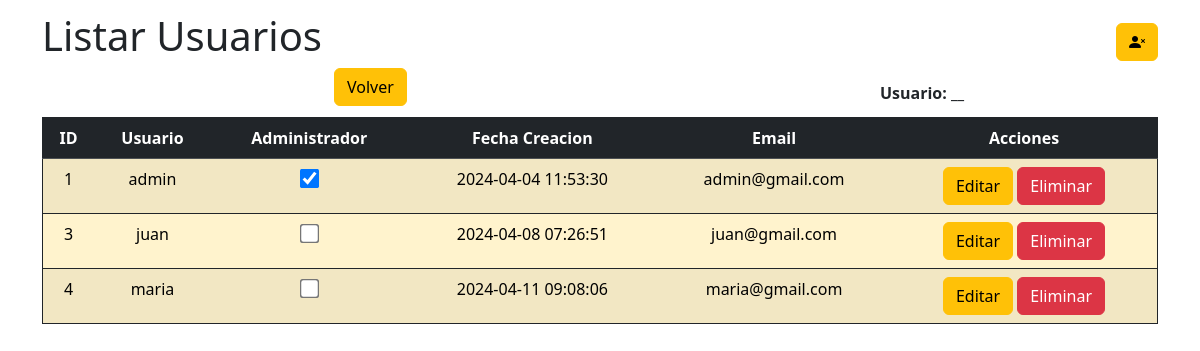
/listar_usuarios.php, run on the app's committed database.
### tables this page shows
CREATE TABLE `usuario` (
  `Id` int(10) NOT NULL AUTO_INCREMENT,
  `Usuario` varchar(50) DEFAULT NULL,
  `Pass` varchar(100) DEFAULT NULL,
  `Administrador` tinyint(1) DEFAULT NULL,
  `Fecha_Creacion` timestamp NOT NULL DEFAULT current_timestamp(),
  `Email` varchar(50) DEFAULT NULL,
  PRIMARY KEY (`Id`)
);

### funcionesUsuario.php (called while the page is built, shortened)
<?php
function get_Todos_Usuarios(){
    $conexion_Establecida = crear_Conexion();
    $query = "select * from usuario";
    $resul_query = $conexion_Establecida->query($query);
    if (!$resul_query) {
        echo "Error al ejecutar la consulta " . $conexion_Establecida->error;
    } else {
        return $resul_query;
    }
}
function crear_Conexion()
{
    $host = "localhost";
    $db_name = "Tarea_Agenda";
    $username = "root";
    $password = "";
    $conexion = new mysqli($host, $username, $password, $db_name);
    return $conexion;
}
?>

### listar_usuarios.php (the view, shortened to what this page needs)
<?php
$lista_Usuario = get_Todos_Usuarios();
$user = "__";
?>
<!Doctype html>
<html lang="es">
<head>
    <link rel="stylesheet" href="style.css">
    <link href="https://cdn.jsdelivr.net/npm/bootstrap@5.3.3/dist/css/bootstrap.min.css" rel="stylesheet">
    <link rel="stylesheet" href="https://cdn.jsdelivr.net/npm/bootstrap-icons@1.11.3/font/bootstrap-icons.min.css">
</head>
<body>
    <div class="container" id="cntr_cabecera_user">
        <div class="container" id="cntr_cabecera">
            <h1>Listar Usuarios</h1>
            <a href="tareas.php?logout=true" class='btn btn-warning' title="Cerrar Sesión"><i class="bi bi-person-x-fill"></i></a>
        </div>
        <div class="container" id="ctnr_crearTarea">
            <a href="listar_tareas.php" class='btn btn-warning' title="VolVer atrás">Volver</a>
        </div>
        <div class="container" id="ctnr_Label_Usuario">
            <label><strong> Usuario: <?php echo $user ?></strong></label>
        </div>
    </div>
    <div class="container" id="tablalibross">
        <table class="table table-warning table-striped border border-dark">
            <thead>
                <tr class="table-dark">
                    <th>ID</th>
                    <th>Usuario</th>
                    <th>Administrador</th>
                    <th>Fecha Creacion</th>
                    <th>Email</th>
                    <th>Acciones</th>
                </tr>
            </thead>
            <tbody>
                <?php
                while ($row = mysqli_fetch_array($lista_Usuario)) {
                    $id = $row["Id"];
                    echo "<tr class='tarea' data-id='$id'> ";
                    echo  '<td>' . $row["Id"] . '</td>';
                    echo  '<td>' . $row["Usuario"] . '</td>';
                    if ($row["Administrador"] == true) {
                        echo  '<td><input type="checkbox" checked value=' . $row["Id"] . '  class="activado"></td>';
                    } else {
                        echo  '<td><input type="checkbox" value=' . $row["Id"] . '  class="activado"></td>';
                    }
                    echo  '<td>' . $row["Fecha_Creacion"] . '</td>';
                    echo  '<td>' . $row["Email"] . '</td>';
                    echo "<td> <a href='new_user.php?edit_User=$id' class='btn btn-warning'>Editar</a>";
                    echo "   <a href='funcionesUsuario.php?delete_Admin=$id' class='btn btn-danger'>Eliminar</a>
                    </td>";
                    echo "</tr>";
                }
                ?>
            </tbody>
        </table>
    </div>
</body>
</html>

### style.css (style rules this page uses)
input[type=checkbox] { transform: scale(1.5); }
table { text-align: center; }
#cntr_cabecera_user { margin-top: 1%; margin-bottom: 1%; width: 100%; }
#cntr_cabecera { display: inline; }
#cntr_cabecera h1 { float: left; }
#cntr_cabecera a { margin-top: 1%; float: right; }
#ctnr_crearTarea { display: flex; width: 50%; float: left; margin-top: 5%; margin-bottom: 1%; }
#ctnr_Label_Usuario { margin-top: 4%; margin-left: 5%; }

### data on the page
usuario: Id "1", Usuario "admin", Fecha_Creacion "2024-04-04 11:53:30", Email "admin@gmail.com"
usuario: Id "3", Usuario "juan", Fecha_Creacion "2024-04-08 07:26:51", Email "juan@gmail.com"
usuario: Id "4", Usuario "maria", Fecha_Creacion "2024-04-11 09:08:06", Email "maria@gmail.com"

### other printed values
$user "__"
